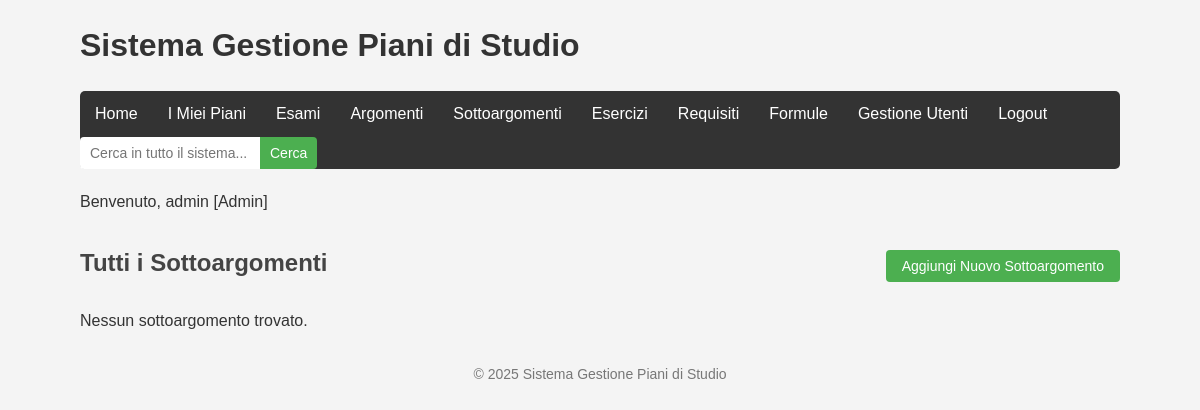
The app's page /pages/sottoargomenti.php (signed in), older data.
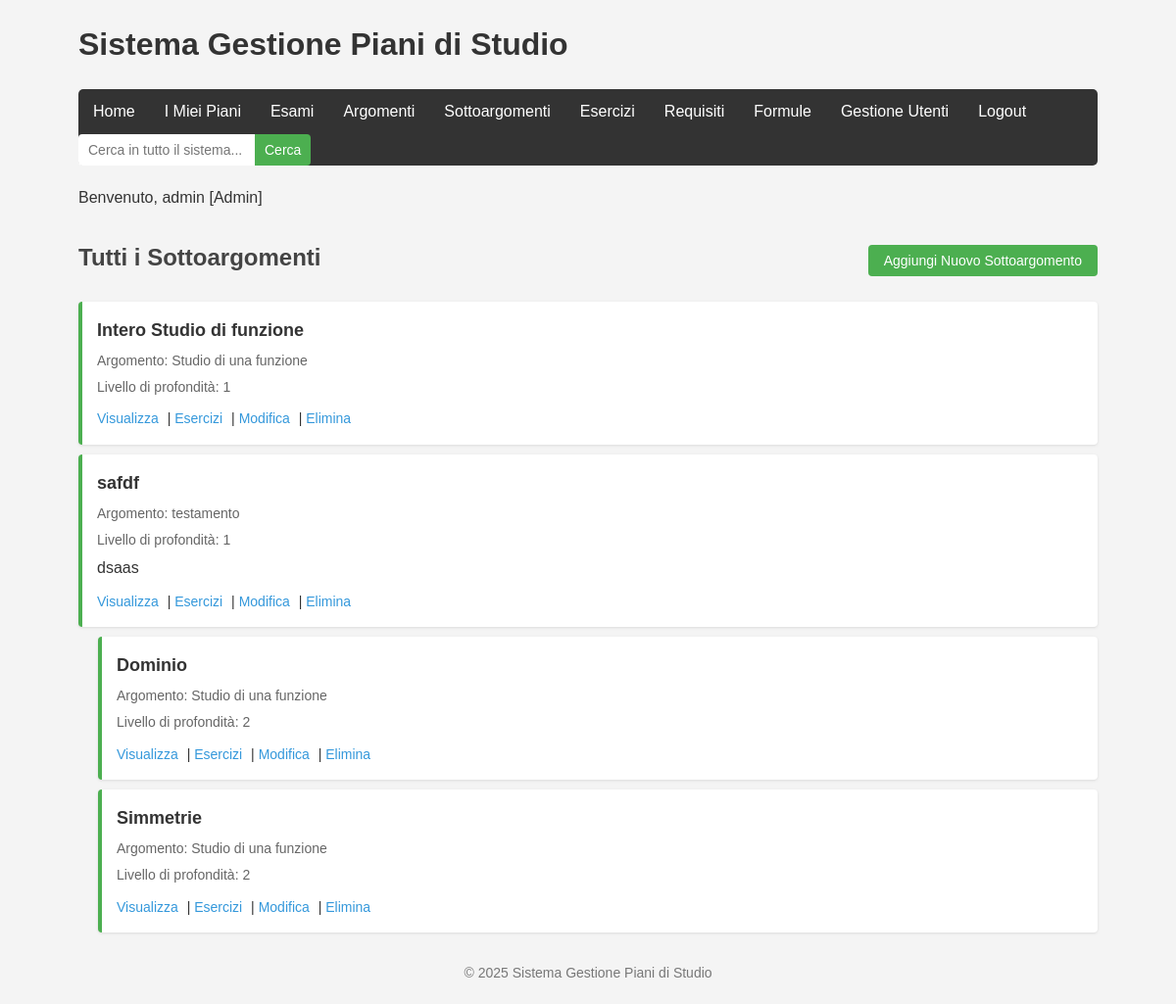
The same page, newer data.
### tables this page shows
CREATE TABLE `sottoargomenti` (
  `id` int(11) NOT NULL,
  `argomento_id` int(11) NOT NULL,
  `titolo` varchar(100) NOT NULL,
  `descrizione` text DEFAULT NULL,
  `livello_profondita` int(11) DEFAULT 1
);

CREATE TABLE `argomenti` (
  `id` int(11) NOT NULL,
  `esame_id` int(11) NOT NULL,
  `titolo` varchar(100) NOT NULL,
  `descrizione` text DEFAULT NULL,
  `livello_importanza` int(11) DEFAULT 3
);

### models/sottoargomento.php (called while the page is built, shortened)
<?php
class SottoArgomento {
    private $conn;
    private $table_name = "sottoargomenti";
    public function __construct($db) {
        $this->conn = $db;
    }
    public function readAll() {
        $query = "SELECT s.*, a.titolo as argomento_titolo
                  FROM " . $this->table_name . " s
                  LEFT JOIN argomenti a ON s.argomento_id = a.id
                  ORDER BY s.livello_profondita ASC, s.titolo ASC";
        $stmt = $this->conn->prepare($query);
        $stmt->execute();
        return $stmt;
    }
}
?>

### pages/sottoargomenti.php (the view, shortened to what this page needs)
<?php
include_once '../ui/includes/header.php';
include_once '../models/sottoargomento.php';
$database = new Database();
$db = $database->getConnection();
$sottoargomento = new SottoArgomento($db);
$argomento_id = isset($_GET['argomento_id']) ? $_GET['argomento_id'] : null;
$argomento_info = null;
echo "<div class='header-with-button'>";
if ($argomento_id && $argomento_info) {
    echo "<h2>Sottoargomenti di: " . htmlspecialchars($argomento_info['titolo']) . "</h2>";
} else {
    echo "<h2>Tutti i Sottoargomenti</h2>";
}
if (isset($_SESSION['user_id'])) {
    echo "<button id='showCreateFormBtn' class='btn-primary'>Aggiungi Nuovo Sottoargomento</button>";
}
echo "</div>";
$stmt = $argomento_id ? $sottoargomento->readByArgomento($argomento_id) : $sottoargomento->readAll();
$num = $stmt->rowCount();
if ($num > 0) {
    echo "<ul class='item-list'>";
    while ($row = $stmt->fetch(PDO::FETCH_ASSOC)) {
        extract($row);
        $argomento_info_display = isset($argomento_titolo) ?
            "<div class='item-meta'>Argomento: " . htmlspecialchars($argomento_titolo) . "</div>" : "";
        echo "<li class='depth-{$livello_profondita}'>
                <div class='item-title'>" . htmlspecialchars($titolo) . "</div>
                {$argomento_info_display}
                <div class='item-meta'>Livello di profondità: {$livello_profondita}</div>
                <div class='item-description'>" . htmlspecialchars($descrizione) . "</div>
                <div class='item-actions'>
                    <a href='view_sottoargomento.php?id={$id}'>Visualizza</a> |
                    <a href='esercizi.php?sottoargomento_id={$id}'>Esercizi</a>";
        if (isset($_SESSION['user_id'])) {
            echo " | <a href='?edit={$id}" . ($argomento_id ? "&argomento_id={$argomento_id}" : "") . "'>Modifica</a>";
            echo " | <a href='?delete={$id}" . ($argomento_id ? "&argomento_id={$argomento_id}" : "") . "' onclick='return confirm(\"Sei sicuro di voler eliminare questo sottoargomento?\");'>Elimina</a>";
        }
        echo "</div></li>";
    }
    echo "</ul>";
} else {
    echo "<p>Nessun sottoargomento trovato." . ($argomento_id ? " Aggiungi un sottoargomento a questo argomento." : "") . "</p>";
}
include_once '../ui/includes/footer.php';
?>

### ui/includes/header.php (shortened to what this page needs)
<!DOCTYPE html>
<html lang="it">
<head>
    <link rel="stylesheet" href="../ui/css/style.css">
</head>
<body>
    <div class="container">
        <header>
            <h1>Sistema Gestione Piani di Studio</h1>
            <nav>
                <ul class="main-menu">
                    <li><a href="index.php">Home</a></li>
                    <?php if(isset($_SESSION['user_id'])): ?>
                        <li><a href="my_piani.php">I Miei Piani</a></li>
                        <li><a href="esami.php">Esami</a></li>
                        <li><a href="argomenti.php">Argomenti</a></li>
                        <li><a href="sottoargomenti.php">Sottoargomenti</a></li>
                        <li><a href="esercizi.php">Esercizi</a></li>
                        <li><a href="requisiti.php">Requisiti</a></li>
                        <li><a href="formule.php">Formule</a></li>
                        <?php if(isset($_SESSION['is_admin']) && $_SESSION['is_admin']): ?>
                            <li><a href="admin/users.php">Gestione Utenti</a></li>
                        <?php endif; ?>
                        <li><a href="logout.php">Logout</a></li>
                    <?php else: ?>
                        <li><a href="login.php">Accedi</a></li>
                        <li><a href="register.php">Registrati</a></li>
                    <?php endif; ?>
                    <li class="search-item">
                        <form action="search.php" method="GET" class="search-form">
                            <input type="text" name="q" placeholder="Cerca in tutto il sistema..." required>
                            <button type="submit">Cerca</button>
                        </form>
                    </li>
                </ul>
            </nav>
            <?php if(isset($_SESSION['user_id'])): ?>
                <div class="user-info">
                    Benvenuto, <?php echo $_SESSION['username']; ?>
                    [<?php echo isset($_SESSION['is_admin']) && $_SESSION['is_admin'] ? 'Admin' : 'Utente'; ?>]
                </div>
            <?php endif; ?>
        </header>
        <main>

### ui/includes/footer.php (shortened to what this page needs)
</main>
        <footer>
            <p>&copy; <?php echo date("Y"); ?> Sistema Gestione Piani di Studio</p>
        </footer>
    </div>
</body>
</html>

### ui/css/style.css (style rules this page uses)
* { box-sizing: border-box; margin: 0; padding: 0; }
body { font-family: Arial, sans-serif; line-height: 1.6; color: #333; background-color: #f4f4f4; }
.container { width: 90%; max-width: 1200px; margin: 0 auto; padding: 20px; }
header { margin-bottom: 30px; }
h1 { color: #333; margin-bottom: 20px; }
h2 { color: #444; margin-bottom: 15px; border-bottom: 1px solid #ddd; padding-bottom: 5px; }
.main-menu { display: flex; flex-wrap: wrap; list-style: none; background-color: #333; padding: 0; border-radius: 5px; margin-bottom: 20px; align-items: center; }
.main-menu li { margin: 0; padding: 0; background: none; box-shadow: none; }
.main-menu a { display: block; color: white; text-decoration: none; padding: 10px 15px; transition: background-color 0.3s; }
.search-item { margin-left: auto; padding: 8px 15px; }
.search-form { display: flex; margin: 0 !important; padding: 0 !important; background: none !important; box-shadow: none !important; }
.search-form input[type="text"] { padding: 6px 10px; border: none; border-radius: 4px 0 0 4px; width: 180px; margin: 0; height: 32px; font-size: 14px; }
.search-form button { padding: 6px 10px; border: none; border-radius: 0 4px 4px 0; background-color: #4CAF50; color: white; cursor: pointer; margin: 0; height: 32px; font-size: 14px; }
form { background-color: white; padding: 20px; border-radius: 5px; box-shadow: 0 2px 5px rgba(0, 0, 0, 0.1); margin-bottom: 20px; }
input, textarea, select { width: 100%; padding: 10px; margin-bottom: 15px; border: 1px solid #ddd; border-radius: 4px; font-size: 16px; }
button { padding: 10px 20px; background-color: #4CAF50; color: white; border: none; border-radius: 4px; cursor: pointer; font-size: 16px; transition: background-color 0.3s; }
ul { list-style-type: none; margin-bottom: 20px; }
li { background-color: white; margin: 5px 0; padding: 10px; border-radius: 4px; box-shadow: 0 1px 3px rgba(0, 0, 0, 0.1); }
a { text-decoration: none; color: #3498db; margin-left: 10px; }
footer { margin-top: 30px; text-align: center; color: #777; font-size: 14px; }
.item-list li { padding: 15px; margin-bottom: 10px; border-left: 4px solid #4CAF50; }
.item-title { font-size: 18px; font-weight: bold; margin-bottom: 5px; }
.item-meta { font-size: 14px; color: #666; margin-bottom: 5px; }
.item-description { margin-bottom: 10px; }
.item-actions { font-size: 14px; margin-top: 5px; }
.item-actions a { margin-right: 5px; margin-left: 0; }
.depth-1 { margin-left: 0; }
.depth-2 { margin-left: 20px; }
.header-with-button { display: flex; justify-content: space-between; align-items: center; margin-bottom: 20px; flex-wrap: wrap; }
.header-with-button h2 { margin: 0; border-bottom: none; }
.header-with-button button { margin-left: 10px; }
.btn-primary { display: inline-block; padding: 8px 16px; background-color: #4CAF50; color: white; border: none; border-radius: 4px; cursor: pointer; font-size: 14px; transition: background-color 0.3s; text-decoration: none; }
form button { margin-right: 10px; }
.main-menu a { margin-left: 0; }
.btn-primary { margin-left: 0; }
.main-menu li form { background: none; box-shadow: none; padding: 0; margin: 0; }
.main-menu li button { margin: 0; }

Row changes from the older to the newer data that the page shows:
added sottoargomenti: titolo "Intero Studio di funzione", argomento.titolo "Studio di una funzione", livello_profondita "1"
added sottoargomenti: titolo "safdf", argomento.titolo "testamento", livello_profondita "1", descrizione "dsaas"
added sottoargomenti: titolo "Dominio", argomento.titolo "Studio di una funzione", livello_profondita "2"
added sottoargomenti: titolo "Simmetrie", argomento.titolo "Studio di una funzione", livello_profondita "2"
Text that changed along with them:
text no longer shown: "Nessun sottoargomento trovato."
